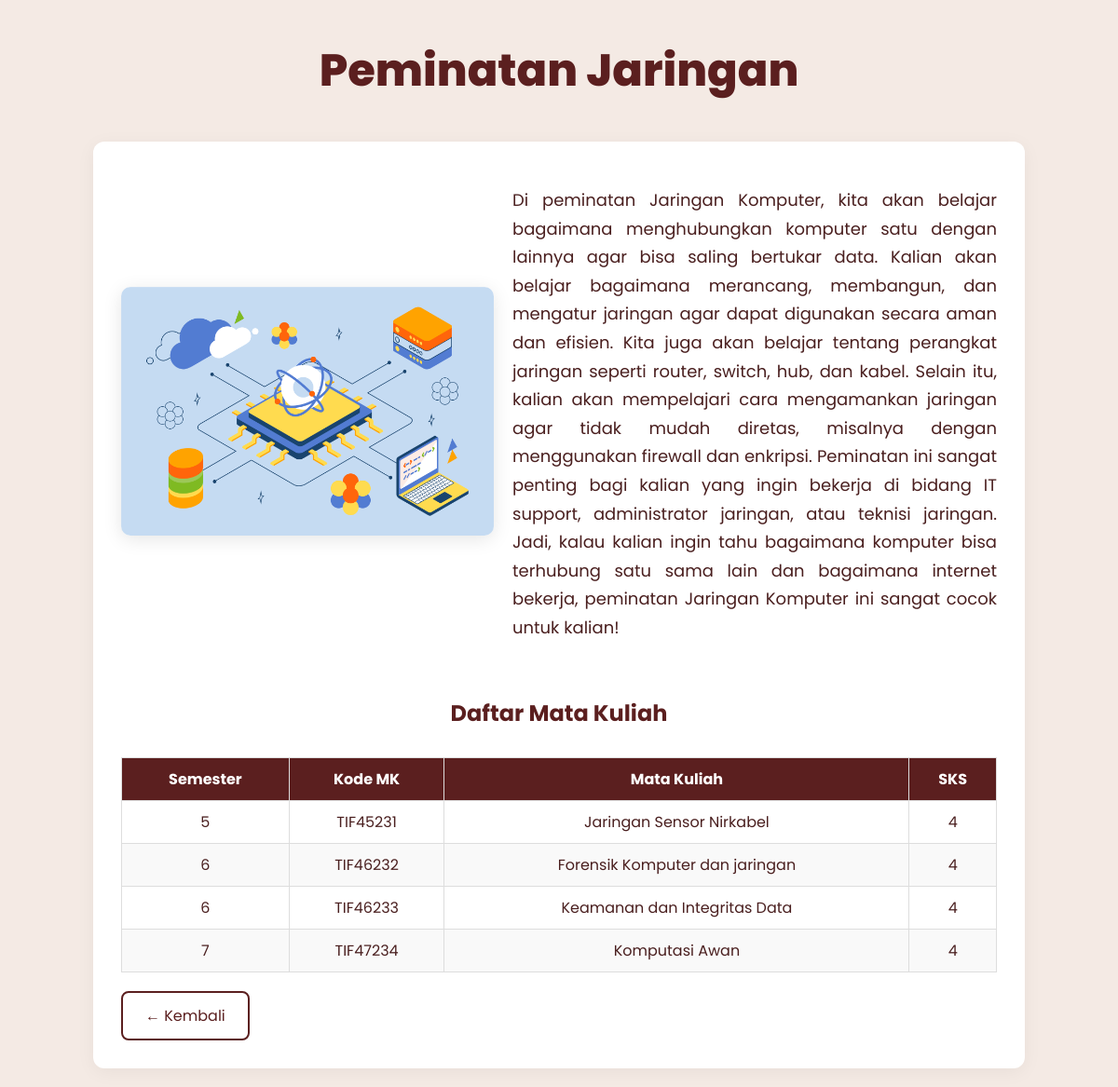
/jaringan.php (signed in), run on the app's committed database.
### tables this page shows
CREATE TABLE `akademik` (
  `id` int(10) NOT NULL,
  `semester` int(11) NOT NULL,
  `kode_mk` text NOT NULL,
  `mata_kuliah` text NOT NULL,
  `sks` int(11) NOT NULL,
  `status` text NOT NULL,
  `peminatan` varchar(70) NOT NULL
);

### jaringan.php (the view, shortened to what this page needs)
<?php
require_once 'koneksi.php';
$stmt = $conn->prepare("SELECT * FROM akademik WHERE peminatan = ? ORDER BY semester ASC");
$peminatan = "Jaringan";
$stmt->bind_param("s", $peminatan);
$stmt->execute();
$result = $stmt->get_result();
?>
<!DOCTYPE html>
<html lang="id">
<head>
</head>
<body>
  <h1 class="page-title">Peminatan Jaringan</h1>
  <div class="container">
    <div class="content">
      <div class="flex-container">
        <div class="image-content">
          <img src="jaringan.jpg" alt="Ilustrasi RPL">
        </div>
        <div class="text-content">
          <p>Di peminatan Jaringan Komputer, kita akan belajar bagaimana menghubungkan komputer satu dengan lainnya agar bisa saling bertukar data. Kalian akan belajar bagaimana merancang, membangun, dan mengatur jaringan agar dapat digunakan secara aman dan efisien. Kita juga akan belajar tentang perangkat jaringan seperti router, switch, hub, dan kabel. Selain itu, kalian akan mempelajari cara mengamankan jaringan agar tidak mudah diretas, misalnya dengan menggunakan firewall dan enkripsi. Peminatan ini sangat penting bagi kalian yang ingin bekerja di bidang IT support, administrator jaringan, atau teknisi jaringan. Jadi, kalau kalian ingin tahu bagaimana komputer bisa terhubung satu sama lain dan bagaimana internet bekerja, peminatan Jaringan Komputer ini sangat cocok untuk kalian!</p>
        </div>
      </div>
      <h2 style="margin-top: 40px; text-align: center; color: #5b1f1f;">Daftar Mata Kuliah</h2>
      <table>
        <thead>
          <tr>
            <th>Semester</th>
            <th>Kode MK</th>
            <th>Mata Kuliah</th>
            <th>SKS</th>
          </tr>
        </thead>
        <tbody>
          <?php while($row = $result->fetch_assoc()): ?>
          <tr>
            <td><?php echo $row['semester']; ?></td>
            <td><?php echo $row['kode_mk']; ?></td>
            <td><?php echo $row['mata_kuliah']; ?></td>
            <td><?php echo $row['sks']; ?></td>
          </tr>
          <?php endwhile; ?>
        </tbody>
      </table>
      <a href="javascript:history.back()" class="btn">← Kembali</a>
    </div>
  </div>
</body>
</html>

### jaringan.php (style rules this page uses)
body { margin: 0; font-family: 'Poppins', sans-serif; background-color: #f4eae4; color: #4a1f1f; -webkit-font-smoothing: antialiased; -moz-osx-font-smoothing: grayscale; }
.page-title { text-align: center; font-size: 48px; font-weight: 800; color: #5b1f1f; margin-top: 40px; margin-bottom: 20px; padding: 0 20px; }
.container { max-width: 1000px; margin: auto; padding: 20px; }
.content { background: #ffffff; padding: 30px; border-radius: 12px; box-shadow: 0 4px 20px rgba(0,0,0,0.05); }
.flex-container { display: flex; align-items: center; gap: 20px; flex-wrap: wrap; }
.text-content { flex: 1; min-width: 280px; }
.text-content p { font-size: 18px; line-height: 1.7; text-align: justify; }
.image-content { flex: 0 0 auto; }
.image-content img { max-width: 400px; height: auto; border-radius: 10px; box-shadow: 0 4px 20px rgba(0,0,0,0.1); }
.btn { display: inline-block; padding: 12px 24px; background-color: transparent; color: #5b1f1f; border: 2px solid #5b1f1f; border-radius: 8px; font-size: 16px; text-decoration: none; transition: all 0.3s ease; margin-top: 20px; }
table { width: 100%; border-collapse: collapse; margin-top: 30px; }
th, td { padding: 10px; text-align: center; border: 1px solid #ddd; }
th { background-color: #5b1f1f; color: white; }
tr:nth-child(even) { background-color: #f9f9f9; }

### data on the page
akademik: semester "5", kode_mk "TIF45231", mata_kuliah "Jaringan Sensor Nirkabel", sks "4"
akademik: semester "6", kode_mk "TIF46232", mata_kuliah "Forensik Komputer dan jaringan", sks "4"
akademik: semester "6", kode_mk "TIF46233", mata_kuliah "Keamanan dan Integritas Data", sks "4"
akademik: semester "7", kode_mk "TIF47234", mata_kuliah "Komputasi Awan", sks "4"
